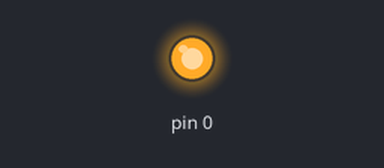
This sketch was run on a simulated Arduino Uno, built for the host (arithmetic inside an expression is 32-bit, double 64-bit). Shown: output pins drawn as LEDs (lit = HIGH).

Above: at 0.1 s.
Timing chart, 0 to 1.6 s (numbered marks = the images above):
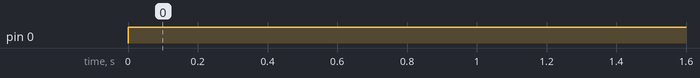

The sketch:

setValue.ino
```cpp
#include <stdio.h>
int line = 1;

void setup() {}

void loop() {
    switch(line) {
    case 1: pinMode(0, INPUT); break;
    case 2: digitalWrite(0, 0); break;
    case 3: digitalWrite(0, 1); break;
    case 4: pinMode(0, INPUT_PULLUP); break;
    case 5: pinMode(0, OUTPUT); break;
    case 6: digitalWrite(0, 0); break;
    case 7: digitalWrite(0, 1); break;
    case 8: digitalWrite(0, 100); break;
    }
    line += 1;
}
```

Measured:
- by itself, pin 0: LOW → HIGH at 0.00 s
